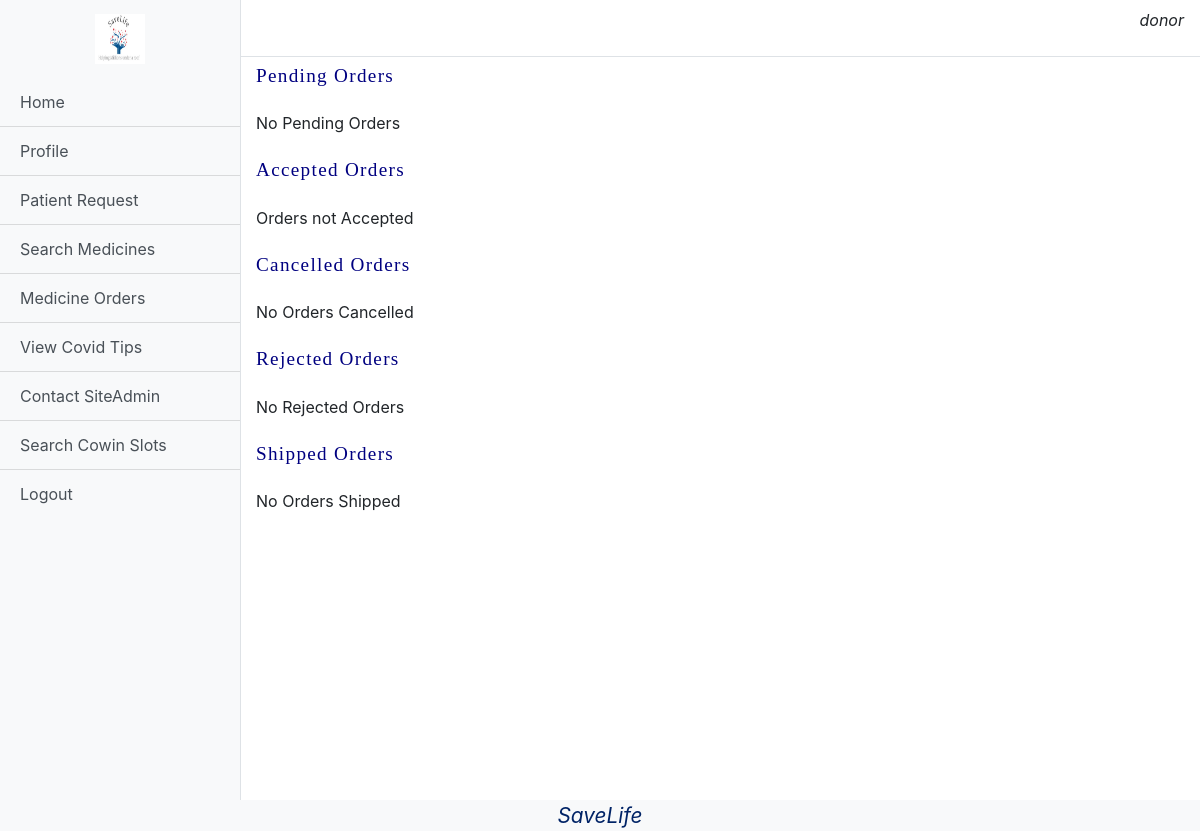
Before: /donor/yourOrders (signed in) with the older database file.
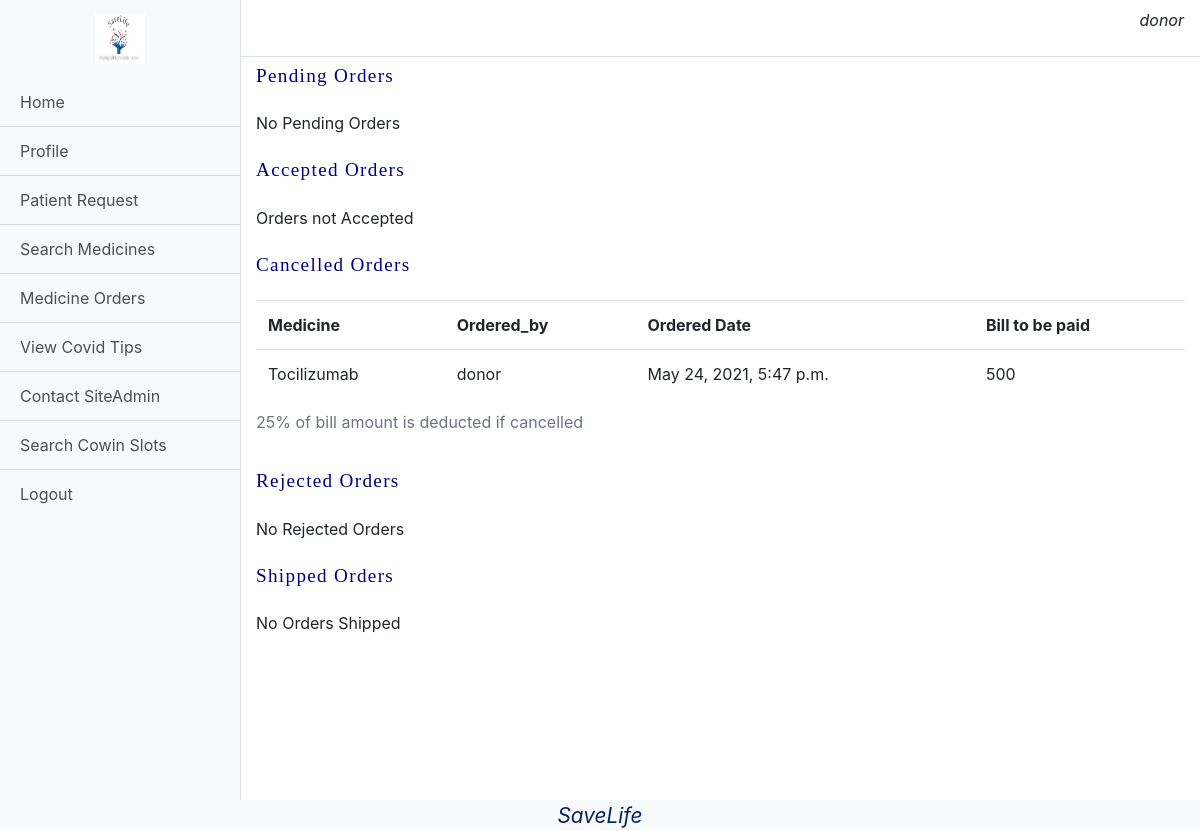
After: the same page with the newer database file.
### pharmacy/models.py (models this page shows)
class Order(models.Model):
    medicine = models.ForeignKey(Medicine,on_delete=models.SET_NULL,null=True)
    ordered_by = models.ForeignKey(User,related_name='ordered_by',on_delete=models.DO_NOTHING)
    ordered_to = models.ForeignKey(User,related_name='ordered_to',on_delete=models.DO_NOTHING)
    ordered_date = models.DateTimeField(auto_now_add=True)
    status = models.CharField(max_length=15,choices=(('Cancelled','Cancelled'),('Pending','Pending'),('Accepted','Accepted'),('Rejected','Rejected'),('Shipped','Shipped')))
    tracking_id = models.CharField(max_length=500,blank=True,null=True)
    service = models.CharField(max_length=250,blank=True,null=True)
    receipt = models.ImageField(upload_to='orders',blank=True,null=True)
    billing = models.ForeignKey(Bill,on_delete=models.SET_NULL,null=True)

class Medicine(models.Model):
    name = models.CharField(max_length=2048)
    image = models.ImageField(upload_to='medicines')
    description = models.CharField(max_length=2048)
    cost = models.IntegerField()
    expiry_date = models.DateField()
    expected_delivery = models.IntegerField()
    user = models.ForeignKey(User,on_delete=models.CASCADE)

### base/models.py (models this page shows, shortened)
class User(AbstractUser):
    type = models.CharField(max_length=10,choices=(("Patient","Patient"),("Doctor","Doctor"),("Donor","Donor"),("Pharmacy","Pharmacy")))

### patient/models.py (models this page shows)
class Bill(models.Model):
    amount = models.IntegerField()
    description = models.CharField(max_length=2048)
    user = models.ForeignKey(User,on_delete=models.CASCADE)
    status = models.CharField(max_length=10,choices=(("Paid","Paid"),("Pending","Pending")),default="Pending")
    added_at = models.DateTimeField(auto_now_add=True)

### donor/views.py (the view)
# urls.py: path('yourOrders',views.yourOrder,name="yourOrder"),
def yourOrder(request):
    if request.user.type!="Donor":
        storage = messages.get_messages(request)
        storage.used = True
        messages.info(request,'Not Allowed. Please Re-Login')
        return redirect('/')
    pending = Order.objects.filter(ordered_by = request.user,status="Pending")
    accepted = Order.objects.filter(ordered_by = request.user,status="Accepted")
    rejected = Order.objects.filter(ordered_by = request.user,status="Rejected")
    shipped = Order.objects.filter(ordered_by = request.user,status="Shipped")
    cancelled = Order.objects.filter(ordered_by = request.user,status="Cancelled")
    p_l,a_l,r_l,s_l,c_l = len(pending),len(accepted),len(rejected),len(shipped),len(cancelled)
    return render(request,"Donor/yourOrder.html",{'pending':pending,'accepted':accepted,'rejected':rejected,'shipped':shipped,'cancelled':cancelled,
                        'pl':p_l,'rl':r_l,'al':a_l,'sl':s_l,'cl':c_l})

### templates/Donor/yourOrder.html (shortened to what this page needs)
{%extends "Donor/dashboard.html"%}
{%load static%}
{%block content%}
<link rel="stylesheet" href="{%static 'css/home.css'%}">
<p class="aboutText">Pending Orders</p>
{% if pl == 0%}
<p>No Pending Orders</p>
{%endif%}
<p class="aboutText">Accepted Orders</p>
{% if al == 0%}
<p>Orders not Accepted</p>
{%endif%}
<p class="aboutText">Cancelled Orders</p>
{% if cl == 0%}
<p>No Orders Cancelled</p>
{%else%}
<table class="table">
    <caption>25% of bill amount is deducted if cancelled</caption>
    <tr>
        <th>Medicine</th>
        <th>Ordered_by</th>
        <th>Ordered Date</th>
        <th>Bill to be paid</th>
    </tr>
    {%for item in cancelled%}
    <tr>
        <td>{{item.medicine.name}}</td>
        <td>{{item.ordered_by.first_name}}</td>
        <td>{{item.ordered_date}}</td>
        <td>{{item.billing.amount}}</td>
    </tr>
    {%endfor%}
</table>
{%endif%}
<p class="aboutText">Rejected Orders</p>
{% if rl == 0%}
<p>No Rejected Orders</p>
{%endif%}
<p class="aboutText">Shipped Orders</p>
{% if sl == 0%}
<p>No Orders Shipped</p>
{%endif%}
{%endblock%}

Changed rows visible on the page:
added Order: medicine.name "Tocilizumab", ordered_by.first_name "donor", ordered_date "May 24, 2021, 5:47 p.m.", billing.amount "500"
Other visible differences:
text no longer shown: "No Orders Cancelled"
text now shown: "25% of bill amount is deducted if cancelled Medicine Ordered_by Ordered Date Bill to be paid"
